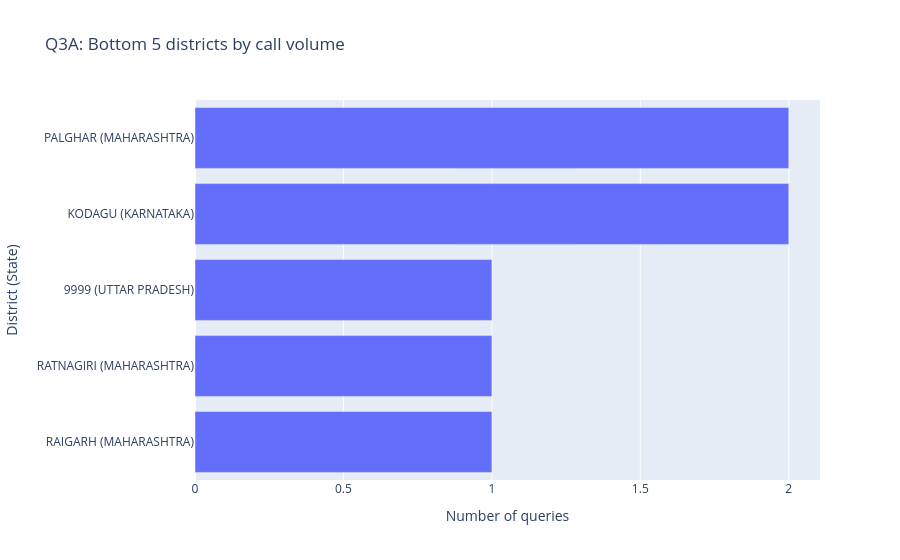
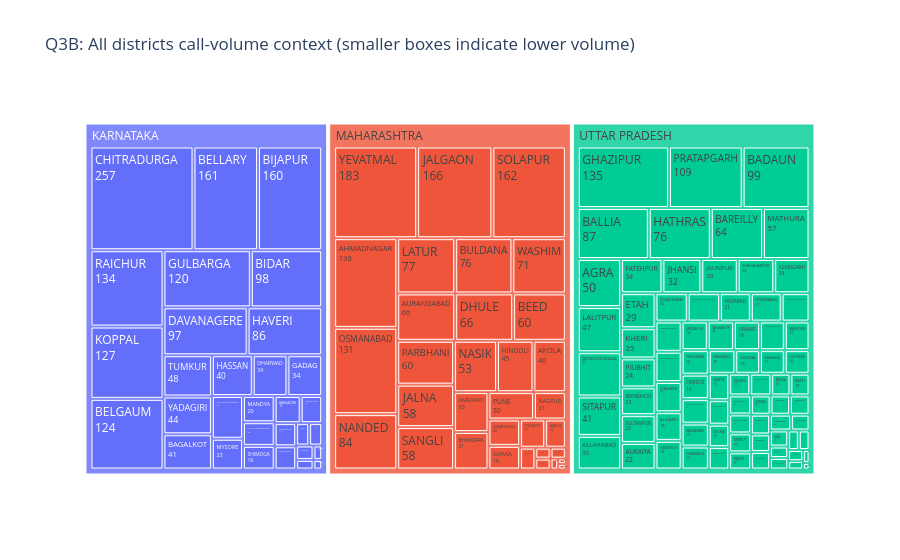

These figures' notebook cell, in order:
### Markdown cell above
**Interpretation for Q3:**  
*(What does low volume potentially mean for service access? How are top vs bottom districts different in topic demand?)*

### Code cell
# Q3: Lowest-volume districts with all-district context treemap
q3 = df.copy()
q3['StateName'] = q3['StateName'].astype(str).str.strip()
q3['DistrictName'] = q3['DistrictName'].astype(str).str.strip()
q3['district_label'] = q3['DistrictName'] + ' (' + q3['StateName'] + ')'

district_counts = (
    q3.groupby(['StateName', 'DistrictName', 'district_label'])
    .size()
    .reset_index(name='count')
)

bottom5 = district_counts.nsmallest(5, 'count').copy()
print('Bottom 5 districts by call volume:')
display(bottom5[['district_label', 'count']])

fig_bottom = px.bar(
    bottom5.sort_values('count', ascending=True),
    x='count',
    y='district_label',
    orientation='h',
    title='Q3A: Bottom 5 districts by call volume',
    labels={'count': 'Number of queries', 'district_label': 'District (State)'},
)
fig_bottom.show()

fig_tree = px.treemap(
    district_counts,
    path=['StateName', 'DistrictName'],
    values='count',
    title='Q3B: All districts call-volume context (smaller boxes indicate lower volume)',
)
fig_tree.update_traces(textinfo='label+value')
fig_tree.show()

### Figure 1 — Plotly figure (JSON) as saved in the notebook; plotly's stock layout.template omitted (floating-point values rounded to 4 significant figures)
{"data": [{"hovertemplate": "Number of queries=%{x}<br>District (State)=%{y}<extra></extra>", "legendgroup": "", "marker": {"color": "#636efa", "pattern": {"shape": ""}}, "name": "", "orientation": "h", "showlegend": false, "textposition": "auto", "type": "bar", "x": [1, 1, 1, 2, 2], "xaxis": "x", "y": ["RAIGARH (MAHARASHTRA)", "RATNAGIRI (MAHARASHTRA)", "9999 (UTTAR PRADESH)", "KODAGU (KARNATAKA)", "PALGHAR (MAHARASHTRA)"], "yaxis": "y"}], "layout": {"barmode": "relative", "legend": {"tracegroupgap": 0}, "title": {"text": "Q3A: Bottom 5 districts by call volume"}, "xaxis": {"anchor": "y", "domain": [0.0, 1.0], "title": {"text": "Number of queries"}}, "yaxis": {"anchor": "x", "domain": [0.0, 1.0], "title": {"text": "District (State)"}}}}

### Figure 2 — Plotly figure (JSON) as saved in the notebook; plotly's stock layout.template omitted (floating-point values rounded to 4 significant figures; data arrays with more than 128 entries replaced by an {"elided": "..."} marker saying what was removed)
{"data": [{"branchvalues": "total", "domain": {"x": [0.0, 1.0], "y": [0.0, 1.0]}, "hovertemplate": "labels=%{label}<br>count=%{value}<br>parent=%{parent}<br>id=%{id}<extra></extra>", "ids": {"elided": "143 str values"}, "labels": {"elided": "143 str values"}, "name": "", "parents": {"elided": "143 str values"}, "textinfo": "label+value", "type": "treemap", "values": {"elided": "143 float values"}}], "layout": {"legend": {"tracegroupgap": 0}, "title": {"text": "Q3B: All districts call-volume context (smaller boxes indicate lower volume)"}}}
